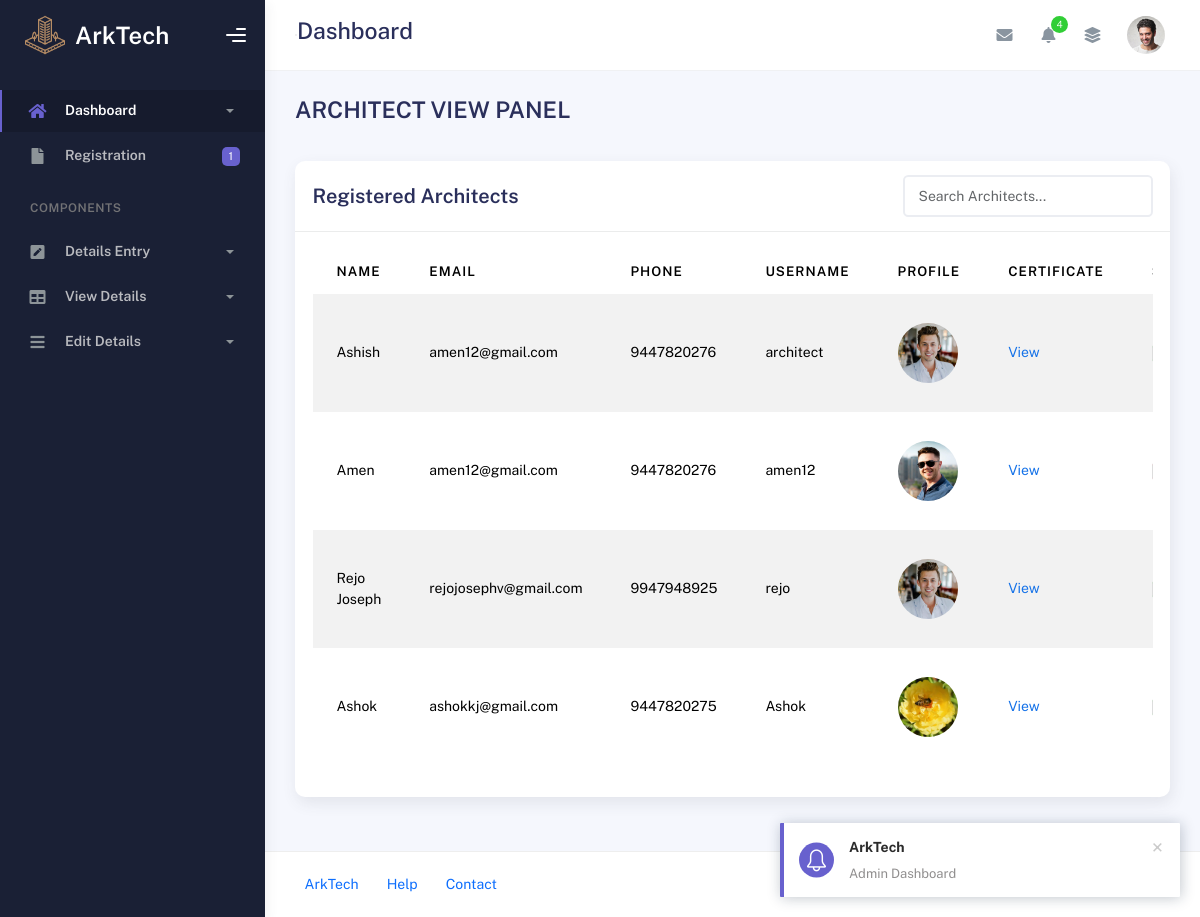
/Admin/architect_view.php, run on an earlier commit of the app's database.
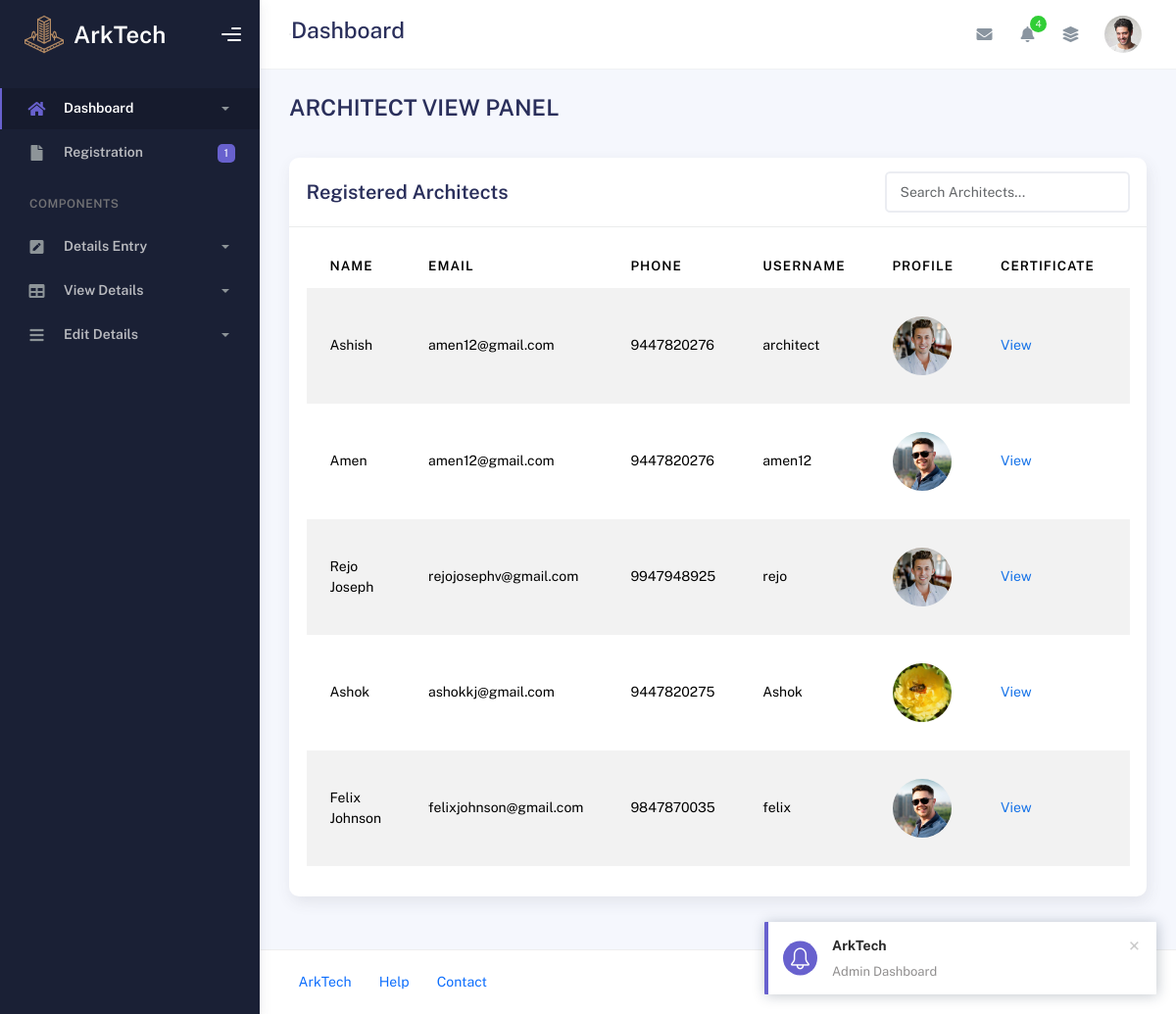
And on a later commit of the database.
### tables this page shows
CREATE TABLE IF NOT EXISTS `tbl_architects` (
  `architect_id` int NOT NULL AUTO_INCREMENT,
  `arch_name` varchar(50) NOT NULL,
  `about` mediumtext NOT NULL,
  `profiles` varchar(500) NOT NULL,
  `email` varchar(50) NOT NULL,
  `phone` bigint NOT NULL,
  `username` varchar(20) NOT NULL,
  `passwords` varchar(50) NOT NULL,
  `certificate_of_licensce` varchar(200) NOT NULL,
  `location_id` int NOT NULL,
  `status` varchar(20) NOT NULL,
  PRIMARY KEY (`architect_id`)
);

### dboperation.php (called while the page is built, shortened)
<?php
class dboperation
{
    public $con,$res;
    function __construct()
    {
        $this->con=mysqli_connect("localhost","root","","arktech");
    }
    public function executequery($sql)
    {
        $this->res=mysqli_query($this->con,$sql);
        return $this->res;
    }
}
?>

### Admin/architect_view.php (the view, shortened to what this page needs)
<?php
include("header.php");
include("../dboperation.php");
$obj = new dboperation();
$sql = "SELECT * FROM tbl_architects";
$res = $obj->executequery($sql);
?>
<div class="container">
  <div class="page-inner">
    <div class="page-header">
      <h3 class="fw-bold mb-3">ARCHITECT VIEW PANEL</h3>
    </div>
    <div class="row">
      <div class="col-md-12">
        <div class="card">
          <div class="card-header d-flex justify-content-between align-items-center">
            <h4 class="card-title m-0">Registered Architects</h4>
            <input type="text" id="architectSearch" class="form-control" style="width: 250px;" placeholder="Search Architects...">
          </div>
          <div class="card-body">
            <div class="table-responsive">
              <table id="architect-table" class="display table table-striped table-hover">
                <thead>
                  <tr>
                    <th>Name</th>
                    <th>Email</th>
                    <th>Phone</th>
                    <th>Username</th>
                    <th>Profile</th>
                    <th>Certificate</th>
                    <th>Status</th>
                  </tr>
                </thead>
                <tbody>
                  <?php while ($row = mysqli_fetch_array($res)) { ?>
                    <tr>
                      <td><?=($row["arch_name"]) ?></td>
                      <td><?=($row["email"]) ?></td>
                      <td><?=($row["phone"]) ?></td>
                      <td><?=($row["username"]) ?></td>
                      <td>
                        <?php if (!empty($row["profiles"])): ?>
                          <img src="../uploads/<?= $row["profiles"] ?>" alt="Profile Pic" width="60" height="60" style="object-fit:cover;border-radius:50%;">
                        <?php else: ?>
                          N/A
                        <?php endif; ?>
                      </td>
                      <td>
                        <?php if (!empty($row["certificate_of_licensce"])): ?>
                          <a href="#" onclick="openPopup('../uploads/<?= $row['certificate_of_licensce'] ?>'); return false;">View</a>
                        <?php else: ?>
                          N/A
                        <?php endif; ?>
                      </td>
                      <td>
                      </td>
                    </tr>
                  <?php } ?>
                </tbody>
              </table>
            </div>
          </div>
        </div>
      </div>
    </div>
  </div>
</div>
<?php include("footer.php"); ?>

### Admin/header.php (shortened to what this page needs)
<!DOCTYPE html>
<html lang="en">
  <head>
    <link rel="stylesheet" href="assets/css/bootstrap.min.css" />
    <link rel="stylesheet" href="assets/css/plugins.min.css" />
    <link rel="stylesheet" href="assets/css/kaiadmin.min.css" />
     <link href="https://cdn.jsdelivr.net/npm/bootstrap-icons@1.10.5/font/bootstrap-icons.css" rel="stylesheet">
  </head>
  <body>
    <div class="wrapper">
      <div class="sidebar" data-background-color="dark">
        <div class="sidebar-logo">
          <div class="logo-header" data-background-color="dark">
        <a href="index.php" class="logo d-flex align-items-center" style="text-decoration: none;">
        <img
            src="img/icon-1.png"
            alt="navbar brand"
            class="navbar-brand"
            height="40"
          />
        <span style="color: white; font-size: 24px; font-weight: 600; margin-left: 10px;">ArkTech</span>
        </a>
            <div class="nav-toggle">
              <button class="btn btn-toggle toggle-sidebar">
                <i class="gg-menu-right"></i>
              </button>
            </div>
          </div>
        </div>
        <div class="sidebar-wrapper scrollbar scrollbar-inner">
          <div class="sidebar-content">
            <ul class="nav nav-secondary">
              <li class="nav-item active">
                <a
                  data-bs-toggle="collapse"
                  href="#dashboard"
                  class="collapsed"
                  aria-expanded="false"
                >
                  <i class="fas fa-home"></i>
                  <p>Dashboard</p>
                  <span class="caret"></span>
                </a>
              </li>
              <li class="nav-item">
                <a href="architect_view.php">
                  <i class="fas fa-file"></i>
                  <p>Registration</p>
                  <span class="badge badge-secondary">1</span>
                </a>
              </li>
              <li class="nav-section">
                <h4 class="text-section">Components</h4>
              </li>
              <li class="nav-item">
                <a data-bs-toggle="collapse" href="#forms">
                  <i class="fas fa-pen-square"></i>
                  <p>Details Entry</p>
                  <span class="caret"></span>
                </a>
              </li>
            <li class="nav-item">
                <a data-bs-toggle="collapse" href="#tables">
                  <i class="fas fa-table"></i>
                  <p>View Details</p>
                  <span class="caret"></span>
                </a>
              </li>
              <li class="nav-item">
                <a data-bs-toggle="collapse" href="#submenu">
                  <i class="fas fa-bars"></i>
                  <p>Edit Details</p>
                  <span class="caret"></span>
                </a>
              </li>
            </ul>
          </div>
        </div>
      </div>
      <div class="main-panel">
        <div class="main-header">
          <nav
            class="navbar navbar-header navbar-header-transparent navbar-expand-lg border-bottom"
          >
            <div class="container-fluid">
              <nav
                class="navbar navbar-header-left navbar-expand-lg navbar-form nav-search p-0 d-none d-lg-flex"
              >
                <div class="input-group">
              </nav>
              <h3>Dashboard</h3>
              <ul class="navbar-nav topbar-nav ms-md-auto align-items-center">
                <li class="nav-item topbar-icon dropdown hidden-caret">
                  <a
                    class="nav-link dropdown-toggle"
                    href="#"
                    id="messageDropdown"
                    role="button"
                    data-bs-toggle="dropdown"
                    aria-haspopup="true"
                    aria-expanded="false"
                  >
                    <i class="fa fa-envelope"></i>
                  </a>
                </li>
                <li class="nav-item topbar-icon dropdown hidden-caret">
                  <a
                    class="nav-link dropdown-toggle"
                    href="#"
                    id="notifDropdown"
                    role="button"
                    data-bs-toggle="dropdown"
                    aria-haspopup="true"
                    aria-expanded="false"
                  >
                    <i class="fa fa-bell"></i>
                    <span class="notification">4</span>
                  </a>
                </li>
                <li class="nav-item topbar-icon dropdown hidden-caret">
                  <a
                    class="nav-link"
                    data-bs-toggle="dropdown"
                    href="#"
                    aria-expanded="false"
                  >
                    <i class="fas fa-layer-group"></i>
                  </a>
                </li>
                <li class="nav-item topbar-user dropdown hidden-caret">
                  <a
                    class="dropdown-toggle profile-pic"
                    data-bs-toggle="dropdown"
                    href="#"
                    aria-expanded="false"
                  >
                    <div class="avatar-sm">
                      <img
                        src="assets/img/profile.jpg"
                        alt="..."
                        class="avatar-img rounded-circle"
                      />
                    </div>
                  </a>
                </li>
              </ul>
            </div>
          </nav>
        </div>

### Admin/footer.php (shortened to what this page needs)
<footer class="footer">
          <div class="container-fluid d-flex justify-content-between">
            <nav class="pull-left">
              <ul class="nav">
                <li class="nav-item">
                  <a class="nav-link" href="../Guest/index.php">
                    ArkTech
                  </a>
                </li>
                <li class="nav-item">
                  <a class="nav-link" href="#"> Help </a>
                </li>
                <li class="nav-item">
                  <a class="nav-link" href="../Guest/contact.php"> Contact </a>
                </li>
              </ul>
            </nav>
          </div>
        </footer>
      </div>
    </div>
  </body>
</html>

What changed in the data, as far as the page shows it:
added tbl_architects: arch_name "Felix Johnson", email "felixjohnson@gmail.com", phone "9847870035", username "felix", profiles (picture)
